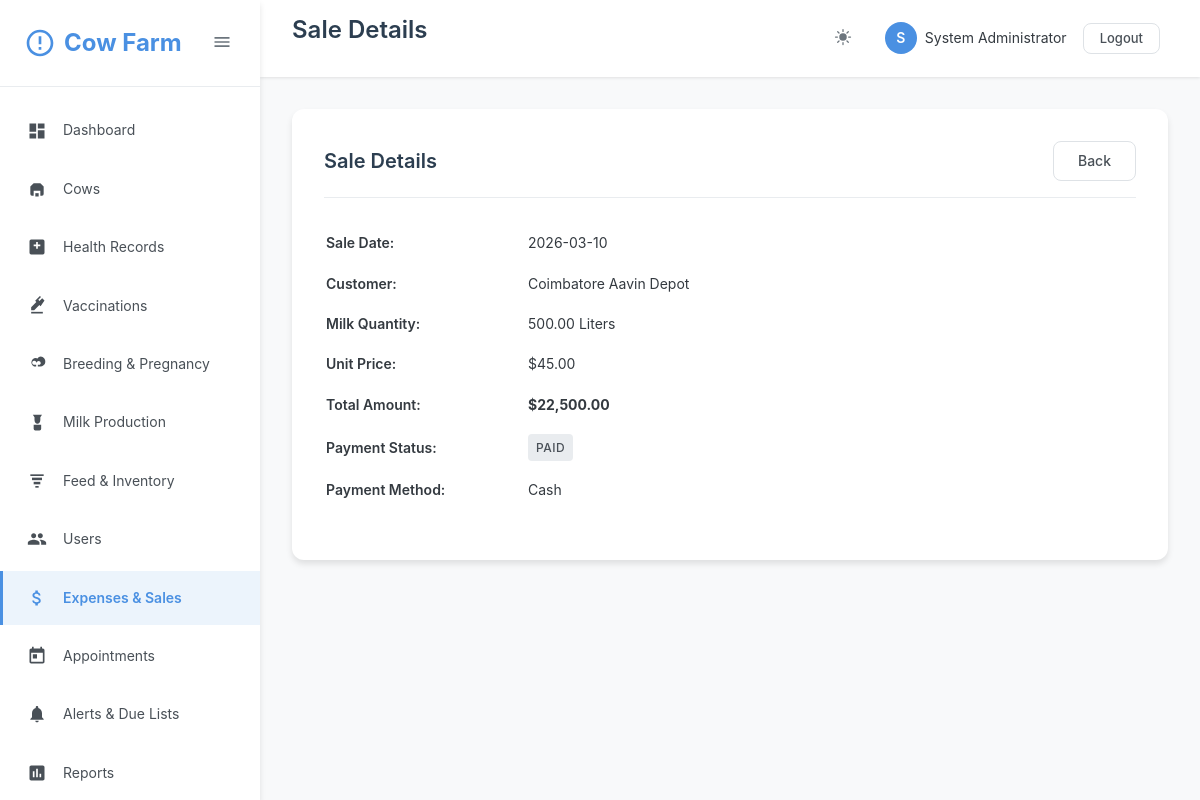
The app's page /expenses/view_sale.php?id=1 (signed in) with its own data.
### tables this page shows
CREATE TABLE IF NOT EXISTS users (
    id INT AUTO_INCREMENT PRIMARY KEY,
    username VARCHAR(50) UNIQUE NOT NULL,
    email VARCHAR(100) UNIQUE NOT NULL,
    password VARCHAR(255) NOT NULL,
    full_name VARCHAR(100) NOT NULL,
    role ENUM('admin', 'vet', 'manager', 'staff') DEFAULT 'staff',
    phone VARCHAR(20),
    status ENUM('active', 'inactive') DEFAULT 'active',
    created_at TIMESTAMP DEFAULT CURRENT_TIMESTAMP,
    updated_at TIMESTAMP DEFAULT CURRENT_TIMESTAMP ON UPDATE CURRENT_TIMESTAMP
);

CREATE TABLE IF NOT EXISTS sales (
    id INT AUTO_INCREMENT PRIMARY KEY,
    sale_date DATE NOT NULL,
    customer_name VARCHAR(100),
    milk_quantity DECIMAL(8,2) NOT NULL,
    unit_price DECIMAL(8,2) NOT NULL,
    total_amount DECIMAL(10,2) NOT NULL,
    payment_status ENUM('paid', 'pending', 'partial') DEFAULT 'paid',
    payment_method ENUM('cash', 'bank', 'check', 'other') DEFAULT 'cash',
    invoice_number VARCHAR(50),
    notes TEXT,
    created_by INT,
    created_at TIMESTAMP DEFAULT CURRENT_TIMESTAMP,
    FOREIGN KEY (created_by) REFERENCES users(id) ON DELETE SET NULL
);

### classes/Auth.php (called while the page is built, shortened)
<?php
require_once __DIR__ . '/Database.php';
class Auth {
    private $conn;
    public function __construct() {
        $db = new Database();
        $this->conn = $db->getConnection();
    }
    public function isLoggedIn() {
        return isset($_SESSION['logged_in']) && $_SESSION['logged_in'] === true;
    }
    public function hasRole($allowedRoles) {
        return in_array($_SESSION['role'], $allowedRoles);
    }
    public function getCurrentUser() {
        try {
            $stmt = $this->conn->prepare("SELECT id, username, email, full_name, role, phone, status FROM users WHERE id = ?");
            $stmt->execute([$_SESSION['user_id']]);
            return $stmt->fetch();
        } catch(PDOException $e) {
            error_log("Get User Error: " . $e->getMessage());
            return null;
        }
    }
}

### config/database.php (called while the page is built, shortened)
<?php
class Database {
    private $host = 'localhost';
    private $db_name = 'cow_farm_db';
    private $username = 'root';
    private $password = '';
    public function getConnection() {
        $this->conn = null;
        try {
            $this->conn = new PDO(
                "mysql:host=" . $this->host . ";dbname=" . $this->db_name . ";charset=utf8mb4",
                $this->username,
                $this->password,
                [
                    PDO::ATTR_ERRMODE => PDO::ERRMODE_EXCEPTION,
                    PDO::ATTR_DEFAULT_FETCH_MODE => PDO::FETCH_ASSOC,
                    PDO::ATTR_EMULATE_PREPARES => false
                ]
            );
        } catch(PDOException $e) {
            error_log("Connection Error: " . $e->getMessage());
            die("Database connection failed. Please check your configuration.");
        }
        return $this->conn;
    }
}

### classes/Database.php (called while the page is built, shortened)
<?php
require_once __DIR__ . '/../config/database.php';
class DBHelper {
    private $conn;
    public function __construct() {
        $db = new Database();
        $this->conn = $db->getConnection();
    }
    public function fetchOne($query, $params = []) {
        try {
            $stmt = $this->conn->prepare($query);
            $stmt->execute($params);
            return $stmt->fetch() ?: null;
        } catch(PDOException $e) {
            error_log("Query Error: " . $e->getMessage());
            return null;
        }
    }
}

### expenses/view_sale.php (the view, shortened to what this page needs)
<?php
require_once __DIR__ . '/../classes/Auth.php';
require_once __DIR__ . '/../classes/Database.php';
require_once __DIR__ . '/../classes/Helper.php';
$db = new DBHelper();
$id = isset($_GET['id']) ? (int)$_GET['id'] : 0;
$sale = $db->fetchOne("SELECT * FROM sales WHERE id = ?", [$id]);
$pageTitle = 'Sale Details';
include __DIR__ . '/../includes/header.php';
?>
<div class="content-area">
    <div class="card">
        <div class="card-header">
            <h2 class="card-title">Sale Details</h2>
            <a href="<?php echo BASE_URL; ?>expenses/index.php?tab=sales" class="btn btn-outline">Back</a>
        </div>
        <div class="card-body">
            <table style="width: 100%;">
                <tr>
                    <td style="padding: 8px 0; font-weight: 600; width: 200px;">Sale Date:</td>
                    <td style="padding: 8px 0;"><?php echo Helper::formatDate($sale['sale_date']); ?></td>
                </tr>
                <tr>
                    <td style="padding: 8px 0; font-weight: 600;">Customer:</td>
                    <td style="padding: 8px 0;"><?php echo htmlspecialchars($sale['customer_name'] ?? '-'); ?></td>
                </tr>
                <tr>
                    <td style="padding: 8px 0; font-weight: 600;">Milk Quantity:</td>
                    <td style="padding: 8px 0;"><?php echo number_format($sale['milk_quantity'], 2); ?> Liters</td>
                </tr>
                <tr>
                    <td style="padding: 8px 0; font-weight: 600;">Unit Price:</td>
                    <td style="padding: 8px 0;">$<?php echo number_format($sale['unit_price'], 2); ?></td>
                </tr>
                <tr>
                    <td style="padding: 8px 0; font-weight: 600;">Total Amount:</td>
                    <td style="padding: 8px 0;"><strong>$<?php echo number_format($sale['total_amount'], 2); ?></strong></td>
                </tr>
                <tr>
                    <td style="padding: 8px 0; font-weight: 600;">Payment Status:</td>
                    <td style="padding: 8px 0;"><?php echo Helper::getStatusBadge($sale['payment_status']); ?></td>
                </tr>
                <tr>
                    <td style="padding: 8px 0; font-weight: 600;">Payment Method:</td>
                    <td style="padding: 8px 0;"><?php echo ucfirst($sale['payment_method']); ?></td>
                </tr>
            </table>
        </div>
    </div>
</div>
<?php include __DIR__ . '/../includes/footer.php'; ?>

### includes/header.php (shortened to what this page needs)
<?php
require_once __DIR__ . '/../classes/Auth.php';
$auth = new Auth();
$currentUser = $auth->getCurrentUser();
?>
<!DOCTYPE html>
<html lang="en">
<head>
    <link rel="stylesheet" href="<?php echo BASE_URL; ?>assets/css/style.css">
    <link rel="stylesheet" href="<?php echo BASE_URL; ?>assets/css/icons.css">
</head>
<body>
    <?php if ($auth->isLoggedIn()): ?>
    <aside class="sidebar" id="sidebar">
        <div class="sidebar-header">
            <div class="sidebar-logo">
                <svg class="sidebar-logo-icon" viewBox="0 0 24 24">
                    <path d="M12 2C6.48 2 2 6.48 2 12s4.48 10 10 10 10-4.48 10-10S17.52 2 12 2zm0 18c-4.41 0-8-3.59-8-8s3.59-8 8-8 8 3.59 8 8-3.59 8-8 8zm-1-13h2v6h-2zm0 8h2v2h-2z"/>
                </svg>
                <span class="sidebar-menu-text">Cow Farm</span>
            </div>
            <button class="sidebar-toggle" id="sidebarToggle">
                <svg width="20" height="20" viewBox="0 0 24 24" fill="currentColor">
                    <path d="M3 18h18v-2H3v2zm0-5h18v-2H3v2zm0-7v2h18V6H3z"/>
                </svg>
            </button>
        </div>
        <nav>
            <ul class="sidebar-menu">
                <li class="sidebar-menu-item">
                    <a href="<?php echo BASE_URL; ?>dashboard.php" class="sidebar-menu-link <?php echo basename($_SERVER['PHP_SELF']) == 'dashboard.php' ? 'active' : ''; ?>">
                        <svg class="sidebar-menu-icon" viewBox="0 0 24 24">
                            <path d="M3 13h8V3H3v10zm0 8h8v-6H3v6zm10 0h8V11h-8v10zm0-18v6h8V3h-8z"/>
                        </svg>
                        <span class="sidebar-menu-text">Dashboard</span>
                    </a>
                </li>
                <li class="sidebar-menu-item">
                    <a href="<?php echo BASE_URL; ?>cows/index.php" class="sidebar-menu-link <?php echo strpos($_SERVER['PHP_SELF'], 'cows') !== false ? 'active' : ''; ?>">
                        <svg class="sidebar-menu-icon" viewBox="0 0 24 24">
                            <path d="M4 9l4-4h8l4 4v9a2 2 0 0 1-2 2h-2v-6H8v6H6a2 2 0 0 1-2-2V9z"/>
                            <path d="M10 21v-4h4v4"/>
                        </svg>
                        <span class="sidebar-menu-text">Cows</span>
                    </a>
                </li>
                <li class="sidebar-menu-item">
                    <a href="<?php echo BASE_URL; ?>health/index.php" class="sidebar-menu-link <?php echo strpos($_SERVER['PHP_SELF'], 'health') !== false ? 'active' : ''; ?>">
                        <svg class="sidebar-menu-icon" viewBox="0 0 24 24">
                            <path d="M19 3H5A2 2 0 0 0 3 5v14a2 2 0 0 0 2 2h14a2 2 0 0 0 2-2V5a2 2 0 0 0-2-2zm-3 8h-3v3h-2v-3H8V9h3V6h2v3h3z"/>
                        </svg>
                        <span class="sidebar-menu-text">Health Records</span>
                    </a>
                </li>
                <li class="sidebar-menu-item">
                    <a href="<?php echo BASE_URL; ?>health/vaccinations.php" class="sidebar-menu-link <?php echo strpos($_SERVER['PHP_SELF'], 'vaccinations') !== false ? 'active' : ''; ?>">
                        <svg class="sidebar-menu-icon" viewBox="0 0 24 24">
                            <path d="M21 5.5l-2.79-2.8-3.22 3.22-1.42-1.42L16.79 1.3 15.5 0 9.79 5.71l1.42 1.42L5 13.36V17h3.64l6.21-6.21 1.42 1.42L21 5.5z"/>
                            <path d="M5 19h14v2H5z"/>
                        </svg>
                        <span class="sidebar-menu-text">Vaccinations</span>
                    </a>
                </li>
                <li class="sidebar-menu-item">
                    <a href="<?php echo BASE_URL; ?>breeding/index.php" class="sidebar-menu-link <?php echo strpos($_SERVER['PHP_SELF'], 'breeding') !== false ? 'active' : ''; ?>">
                        <svg class="sidebar-menu-icon" viewBox="0 0 24 24">
                            <path d="M16.5 3a4.5 4.5 0 0 0-3.89 2.25A4.5 4.5 0 1 0 8.5 15H11v-2H8.5A2.5 2.5 0 1 1 10.7 9l.8 1.39.8-1.39A2.5 2.5 0 1 1 15.5 13H13v2h2.5A4.5 4.5 0 0 0 16.5 3z"/>
                        </svg>
                        <span class="sidebar-menu-text">Breeding & Pregnancy</span>
                    </a>
                </li>
                <li class="sidebar-menu-item">
                    <a href="<?php echo BASE_URL; ?>milk/index.php" class="sidebar-menu-link <?php echo strpos($_SERVER['PHP_SELF'], 'milk') !== false ? 'active' : ''; ?>">
                        <svg class="sidebar-menu-icon" viewBox="0 0 24 24">
                            <path d="M7 2l2 3v3.5C9 11.43 10.57 13 12.5 13S16 11.43 16 8.5V5l2-3H7z"/>
                            <path d="M8 14h9v5a2 2 0 0 1-2 2H10a2 2 0 0 1-2-2v-5z"/>
                        </svg>
                        <span class="sidebar-menu-text">Milk Production</span>
                    </a>
                </li>
                <li class="sidebar-menu-item">
                    <a href="<?php echo BASE_URL; ?>feed/index.php" class="sidebar-menu-link <?php echo strpos($_SERVER['PHP_SELF'], 'feed') !== false ? 'active' : ''; ?>">
                        <svg class="sidebar-menu-icon" viewBox="0 0 24 24">
                            <path d="M4 4h16v2H4z"/>
                            <path d="M6 8h12v3H6z"/>
                            <path d="M8 13h8v3H8z"/>
                            <path d="M10 18h4v2h-4z"/>
                        </svg>
                        <span class="sidebar-menu-text">Feed & Inventory</span>
                    </a>
                </li>
                <?php if ($auth->hasRole([ROLE_ADMIN, ROLE_MANAGER])): ?>
                <li class="sidebar-menu-item">
                    <a href="<?php echo BASE_URL; ?>users/index.php" class="sidebar-menu-link <?php echo strpos($_SERVER['PHP_SELF'], 'users') !== false ? 'active' : ''; ?>">
                        <span class="sidebar-menu-text">Users</span>
                    </a>
                </li>
                <?php endif; ?>
                <li class="sidebar-menu-item">
                    <a href="<?php echo BASE_URL; ?>expenses/index.php" class="sidebar-menu-link <?php echo strpos($_SERVER['PHP_SELF'], 'expenses') !== false ? 'active' : ''; ?>">
                        <span class="sidebar-menu-text">Expenses & Sales</span>
                    </a>
                </li>
                <li class="sidebar-menu-item">
                    <a href="<?php echo BASE_URL; ?>appointments/index.php" class="sidebar-menu-link <?php echo strpos($_SERVER['PHP_SELF'], 'appointments') !== false ? 'active' : ''; ?>">
                        <svg class="sidebar-menu-icon" viewBox="0 0 24 24">
                            <path d="M19 3h-1V1h-2v2H8V1H6v2H5c-1.11 0-1.99.9-1.99 2L3 19c0 1.1.89 2 2 2h14c1.1 0 2-.9 2-2V5c0-1.1-.9-2-2-2zm0 16H5V8h14v11zM7 10h5v5H7z"/>
                        </svg>
                        <span class="sidebar-menu-text">Appointments</span>
                    </a>
                </li>
                <li class="sidebar-menu-item">
                    <a href="<?php echo BASE_URL; ?>alerts/index.php" class="sidebar-menu-link <?php echo strpos($_SERVER['PHP_SELF'], 'alerts') !== false ? 'active' : ''; ?>">
                        <svg class="sidebar-menu-icon" viewBox="0 0 24 24">
                            <path d="M12 22c1.1 0 2-.9 2-2h-4c0 1.1.89 2 2 2zm6-6v-5c0-3.07-1.64-5.64-4.5-6.32V4c0-.83-.67-1.5-1.5-1.5s-1.5.67-1.5 1.5v.68C7.63 5.36 6 7.92 6 11v5l-2 2v1h16v-1l-2-2z"/>
                        </svg>
                        <span class="sidebar-menu-text">Alerts & Due Lists</span>
                    </a>
                </li>
                <li class="sidebar-menu-item">
                    <a href="<?php echo BASE_URL; ?>reports/index.php" class="sidebar-menu-link <?php echo strpos($_SERVER['PHP_SELF'], 'reports') !== false ? 'active' : ''; ?>">
                        <svg class="sidebar-menu-icon" viewBox="0 0 24 24">
                            <path d="M19 3H5c-1.1 0-2 .9-2 2v14c0 1.1.9 2 2 2h14c1.1 0 2-.9 2-2V5c0-1.1-.9-2-2-2zM9 17H7v-7h2v7zm4 0h-2V7h2v10zm4 0h-2v-4h2v4z"/>
                        </svg>
                        <span class="sidebar-menu-text">Reports</span>
                    </a>
                </li>
            </ul>
        </nav>
    </aside>
    <main class="main-content">
        <header class="header-bar">
            <div>
                <h1 class="header-title"><?php echo isset($pageTitle) ? $pageTitle : 'Dashboard'; ?></h1>
            </div>
            <div class="header-actions">
                <button class="header-btn" data-theme-toggle title="Toggle Dark Mode">
                </button>
                <div class="user-menu">
                    <div class="user-avatar"><?php echo strtoupper(substr($currentUser['full_name'], 0, 1)); ?></div>
                    <span><?php echo htmlspecialchars($currentUser['full_name']); ?></span>
                    <div style="margin-left: 8px;">
                        <a href="<?php echo BASE_URL; ?>logout.php" class="btn btn-sm btn-outline">Logout</a>
                    </div>
                </div>
            </div>
        </header>
    <?php endif; ?>

### classes/Helper.php (shortened to what this page needs)
<?php
class Helper {
    public static function formatDate($date, $format = 'Y-m-d') {
        return date($format, strtotime($date));
    }
    public static function getStatusBadge($status) {
        $badges = [
            'active' => '<span class="badge badge-success">Active</span>',
            'inactive' => '<span class="badge badge-danger">Inactive</span>',
            'sold' => '<span class="badge badge-warning">Sold</span>',
            'deceased' => '<span class="badge badge-dark">Deceased</span>',
            'pregnant' => '<span class="badge badge-info">Pregnant</span>',
            'not_pregnant' => '<span class="badge badge-secondary">Not Pregnant</span>',
            'scheduled' => '<span class="badge badge-primary">Scheduled</span>',
            'completed' => '<span class="badge badge-success">Completed</span>',
            'cancelled' => '<span class="badge badge-danger">Cancelled</span>',
            'paid' => '<span class="badge badge-success">Paid</span>',
            'pending' => '<span class="badge badge-warning">Pending</span>',
        ];
        return $badges[$status] ?? '<span class="badge badge-secondary">' . ucfirst($status) . '</span>';
    }
}

### records on screen
users: full_name "S", full_name "System Administrator"
sales: sale_date "2026-03-10", customer_name "Coimbatore Aavin Depot", milk_quantity "500.00", unit_price "45.00", total_amount "22,500.00", payment_status "PAID", payment_method "Cash"

### other values on screen
$pageTitle "Sale Details"
